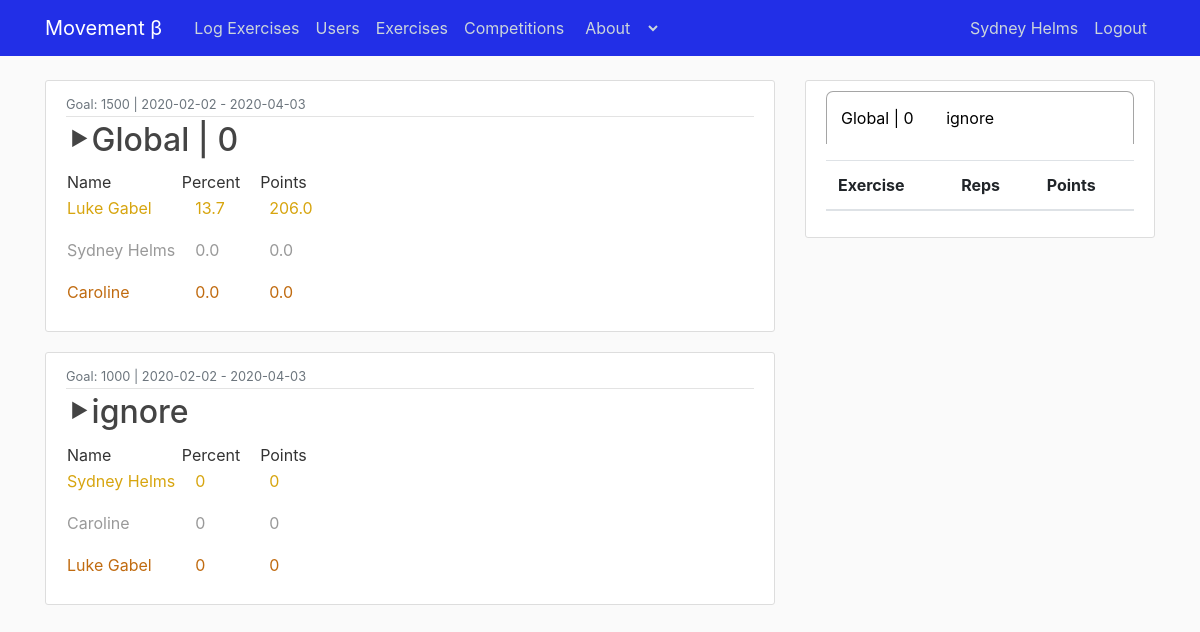
Page / (signed in) on the earlier database version.
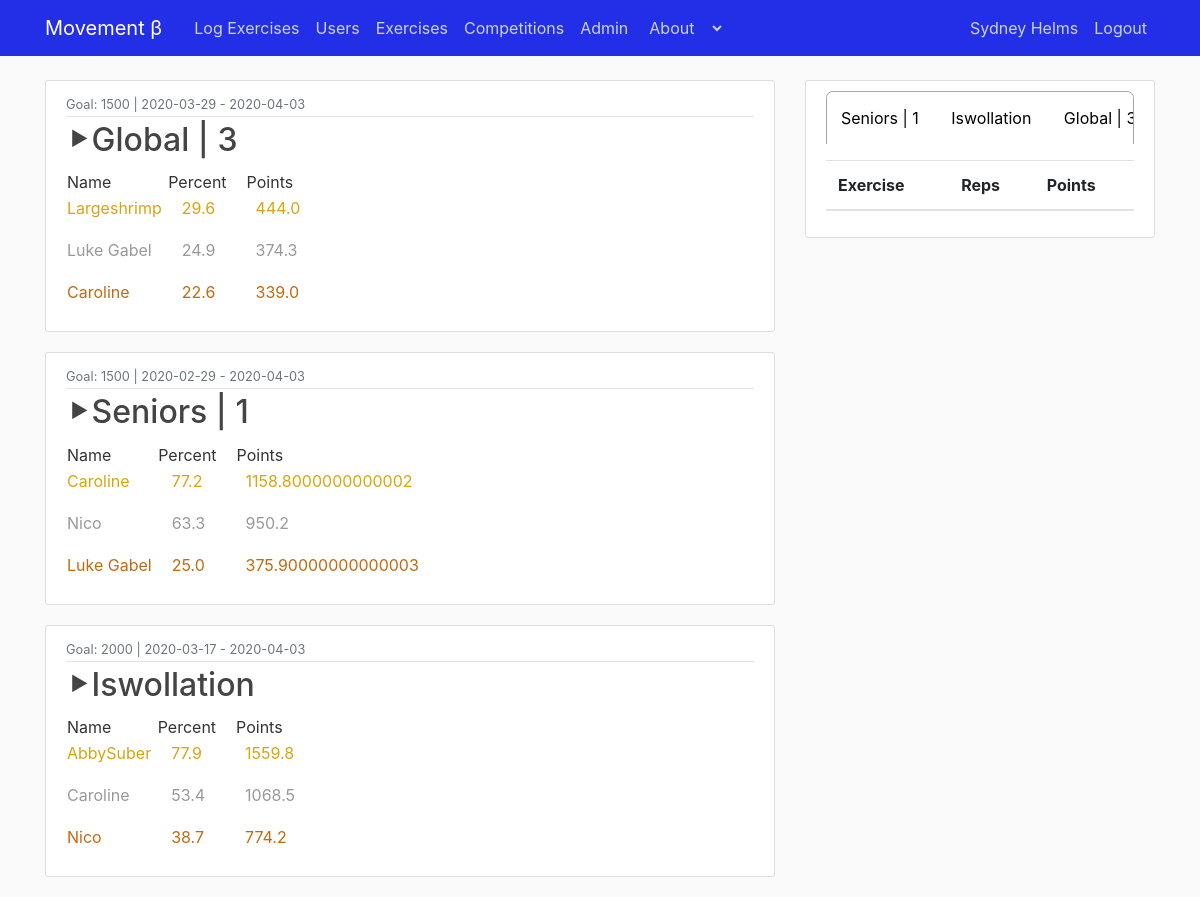
Same page on the later database version.
### flaskSwoll.py (models this page shows, shortened)
class User(db.Model, UserMixin):
    id = db.Column(db.Integer, primary_key=True)
    username = db.Column(db.String(), unique=True, nullable=False)
    email = db.Column(db.String(), unique=True, nullable=False)
    password = db.Column(db.String(), nullable=False)
    color = db.Column(db.String(), nullable=False)
    phonenumber = db.Column(db.String(), nullable=False)
    pts = db.Column(db.Float, nullable=False, default=0)
    exes = db.Column(db.String(), nullable=False)
    currentView = db.Column(db.String(), nullable=False, default='')
    comps = db.Column(db.String(), nullable=False)
    admin = db.Column(db.Boolean, default=0)
    dark = db.Column(db.Boolean, default=0)

class Comp(db.Model):
    id = db.Column(db.Integer, primary_key=True)
    name = db.Column(db.String(), nullable=False)
    goal = db.Column(db.Integer, nullable=False)
    datePosted = db.Column(db.String(), nullable=False)
    autoRenew = db.Column(db.Boolean, default=0, nullable=False)
    exes = db.Column(db.String(), nullable=False)
    members = db.Column(db.String(), nullable=False)
    content = db.Column(db.String(), nullable=False)
    creator = db.Column(db.Integer, nullable=False)
    code = db.Column(db.String(), nullable=False)

### flaskSwoll.py (the view)
@app.route('/')
def home():
    global comps,users,exes,compName, current_user
    if(current_user.is_authenticated==False):
        return redirect(url_for('login'))
    try:
        len(request.args.get('type'))
        if(request.args.get('type')!="None"):
            tempName = str(request.args.get('type'))
            if("|" in tempName):
                tempName=tempName.split("|")[0]+" | "+tempName.split("|")[1]
            current_user.currentView = tempName
            db.session.commit()
    except:
        pass
    db.session.commit()
    try:
        return render_template("home.html", comps=compsForHome(), title='Movement', exes=exes, users=User.query.all(), date=str(datetime.utcnow())[0:str(datetime.utcnow()).index(' ')], exesU=showUserExes(), userComps=getUserComps(),compN=request.args.get('compN'))
    except:
        return render_template("home.html", comps=compsForHome(), title='Movement', exes=exes, users=User.query.all(), date=str(datetime.utcnow())[0:str(datetime.utcnow()).index(' ')])#, exesU=showUserExes(current_user.currentView), userComps=json.loads(current_user.comps))

### flaskSwoll.py (called while the page is built)
@login_manager.user_loader
def load_user(user_id):
    return User.query.get(int(user_id))

def showUserExes():
    global exes
    if(current_user.is_authenticated):
        temp = []
        try:
            c = Comp.query.filter_by(name=current_user.currentView).first()
            for u in json.loads(c.content):
                if(u['name']==current_user.username):
                    for e in u['exes']:
                        if(u['exes'][e][0]>0):
                            temp.append([e,  float(int(u['exes'][e][0]*10)/10)  ,  float(int(u['exes'][e][1]*10)/10)  ])
                    return sorted(temp,key=lambda l:l[2], reverse=True)
        except:
            return []
    else:
        return []

def compsForHome():
    t = []
    for c in Comp.query.all():
        cT = json.loads(c.content)
        cT.sort(key=lambda i:i['pts'], reverse=True)
        t.append({
            'name':c.name,
            'members':json.loads(c.members),
            'datePosted':c.datePosted,
            'goal':c.goal,
            'content':cT,
            'code':c.code
        })
    return sorted(t,key=lambda l:len(l['members']), reverse=True)

def getUserComps():
    cS = json.loads(current_user.comps)
    t = []
    for c in cS:
        t.append(Comp.query.get(c).name)
    return t

### templates/home.html (shortened to what this page needs)
{% extends "layout.html" %}
{% block content %}
    {% for c in comps %}
        {% if current_user.id in c.members  %}
            {% if c.name != compN %}
                <article class="media content-section">
                    <div class="media-body">
                        <div class="article-metadata">
                        <small class="text-muted">Goal: {{ c.goal }}&nbsp|&nbsp{{ c.datePosted }} - {{ date }}</small>
                        </div>
                        <h2><a class="article-title" href="{{url_for('home',compN= c.name )}}">⯈{{ c.name.replace("_"," ") }}</a></h2>
                        <table>
                            <th>
                                <tr>
                                    <td>Name&nbsp</td>
                                    <td>&nbspPercent&nbsp&nbsp</td>
                                    <td>&nbsp&nbspPoints</td>
                                </tr>
                            </th>
                            {% for u in c.content[:3] %}
                                {% if c.content.index(u) == 0 %}
                                    <tr>
                                        <td><p class="article-content" style="color: #d7a50f;">{{ u['name'] }}</p></td>
                                        <td><p class="article-content" style="color: #d7a50f;">&nbsp&nbsp&nbsp&nbsp{{ u['percent'] }}</p></td>
                                        <td><p class="article-content" style="color: #d7a50f;">&nbsp&nbsp&nbsp&nbsp{{ u['pts'] }}</p></td>
                                    </tr>
                                {% elif c.content.index(u) == 1 %}
                                    <tr>
                                        <td><p class="article-content" style="color: #999999;">{{ u['name'] }}</p></td>
                                        <td><p class="article-content" style="color: #999999;">&nbsp&nbsp&nbsp&nbsp{{ u['percent'] }}</p></td>
                                        <td><p class="article-content" style="color: #999999;">&nbsp&nbsp&nbsp&nbsp{{ u['pts'] }}</p></td>
                                    </tr>
                                {% elif c.content.index(u) == 2 %}
                                    <tr>
                                        <td><p class="article-content" style="color: #c06b10;">{{ u['name'] }}</p></td>
                                        <td><p class="article-content" style="color: #c06b10;">&nbsp&nbsp&nbsp&nbsp{{ u['percent'] }}</p></td>
                                        <td><p class="article-content" style="color: #c06b10;">&nbsp&nbsp&nbsp&nbsp{{ u['pts'] }}</p></td>
                                    </tr>
                                {% else %}
                                    <tr>
                                        <td><p class="article-content">{{ u['name'] }}</p></td>
                                        <td><p class="article-content">&nbsp&nbsp&nbsp&nbsp{{ u['percent'] }}</p></td>
                                        <td><p class="article-content">&nbsp&nbsp&nbsp&nbsp{{ u['pts'] }}</p></td>
                                    </tr>
                                {% endif %}
                            {% endfor %}
                        </table>
                    </div>
                </article>
            {% endif %}
        {% endif %}
    {% endfor %}
{% endblock content %}

### templates/layout.html (shortened to what this page needs)
<!DOCTYPE html>
<html>
    <head>
        <link rel="stylesheet" href="https://stackpath.bootstrapcdn.com/bootstrap/4.3.1/css/bootstrap.min.css">
        {% if current_user.is_authenticated %}
            {% if current_user.dark %}
                <link rel="stylesheet" type="text/css" href="{{ url_for('static', filename='mainS dark.css') }}">
            {% else %}
                <link rel="stylesheet" type="text/css" href="{{ url_for('static', filename='mainS.css') }}">
            {% endif %}
        {% else %}
            <link rel="stylesheet" type="text/css" href="{{ url_for('static', filename='mainS.css') }}">
        {% endif %}
    </head>
    <body>
        <header class="site-header">
                <nav class="navbar navbar-expand-md navbar-dark bg-steel fixed-top">
                    <div class="container">
                    <a class="navbar-brand mr-4" href="/">Movement β</a>
                    <div class="collapse navbar-collapse" id="navbarToggle">
                        <div class="navbar-nav mr-auto">
                        <a class="nav-item nav-link" href="{{ url_for('exercises') }}">Log Exercises</a>
                        <a class="nav-item nav-link" href="{{ url_for('usersdata') }}">Users</a>
                        <a class="nav-item nav-link" href="{{ url_for('exerciseData') }}">Exercises</a>
                        <a class="nav-item nav-link" href="{{ url_for('start') }}">Competitions</a>
                        {% if current_user.admin == True %}
                            <a class="nav-item nav-link" href="/admin">Admin</a>
                        {% endif %}
                        <select class="nav-item nav-link upBuff " onchange="location = this.value;">
                            <option value="" disabled selected>About</option>
                        </select>
                        </div>
                        <div class="navbar-nav">
                            {% if current_user.is_authenticated %}
                                <a class="nav-item nav-link" href="/profile">{{ current_user.username }}</a>
                                <a class="nav-item nav-link" href="/logout">Logout</a>
                            {% else %}
                                <a class="nav-item nav-link" href="/login">Login</a>
                                <a class="nav-item nav-link" href="/register">Register</a>
                            {% endif %}
                        </div>
                    </div>
                    </div>
                </nav>
            </header>
        <main role="main" class="container">
            <div class="row">
                <div class="col-md-8">
                {% block content %}{% endblock %}
            </div>
            <div class="col-md-4">
                <div class="content-section" style="overflow: auto">
                    {% if current_user.is_authenticated %}
                        <div class="scrollmenu">
                            {% for c in userComps %}
                                <a href="{{url_for('home',type= c.replace(' ','') )}}">{{ c.replace("_"," ") }}</a>
                            {% endfor %}
                       </div>
                        <p class='text-muted'>
                        <table class='table'>
                        <thead>
                            <tr>
                                <th>Exercise</th>
                                <th>Reps</th>
                                <th>Points</th>
                            </tr>
                        </thead>
                        </table>
                        </p>
                    {% else %}
                        <h3>Log In to View Exercises</h3>
                    {% endif %}
                </div>
            </div>
        </div>
        </main>
    </body>
</html>

### static/mainS.css (style rules this page uses)
body { background: #fafafa; color: #333333; margin-top: 5rem; }
h1, h2, h3, h4, h5, h6 { color: #444444; }
.bg-steel { background-color: #222fe7; }
div.scrollmenu { background-color: #ffffff; overflow: auto; white-space: nowrap; border-top: 1px solid #a5a5a5; border-left: 1px solid #a5a5a5; border-right: 1px solid #a5a5a5; border-top-left-radius: 7px; border-top-right-radius: 7px; }
div.scrollmenu a { display: inline-block; color: black; text-align: center; padding: 14px; text-decoration: none; }
.site-header .navbar-nav .nav-link { color: #cbd5db; }
.content-section { background: #ffffff; padding: 10px 20px; border: 1px solid #dddddd; border-radius: 3px; margin-bottom: 20px; }
.article-title { color: #444444; }
.article-content { white-space: pre-line; }
.article-metadata { padding-bottom: 1px; margin-bottom: 4px; border-bottom: 1px solid #e3e3e3 }
.upBuff { background: #222fe7; border-color: #222fe7; }
th,td { white-space: nowrap; }

Differences in the rows shown:
removed Comp: goal "1500", datePosted "2020-02-02", date "2020-04-03", name.replace "Global | 0", replace "Global | 0", User (name "Luke Gabel", percent "13.7", pts "206.0"), User (name "Sydney Helms", percent "0.0", pts "0.0"), User (name "Caroline", percent "0.0", pts "0.0")
removed Comp: goal "1000", datePosted "2020-02-02", date "2020-04-03", name.replace "ignore", replace "ignore", User (name "Sydney Helms", percent "0", pts "0"), User (name "Caroline", percent "0", pts "0"), User (name "Luke Gabel", percent "0", pts "0")
changed User "Sydney Helms": admin False → True (drawn)
added Comp: goal "1500", datePosted "2020-03-29", date "2020-04-03", name.replace "Global | 3", replace "Global |…", User (name "Luke Gabel", percent "24.9", pts "374.3"), User (name "Caroline", percent "22.6", pts "339.0")
added User: name "Largeshrimp", percent "29.6", pts "444.0", shown under "1500"
added Comp: goal "1500", datePosted "2020-02-29", date "2020-04-03", name.replace "Seniors | 1", replace "Seniors | 1", User (name "Caroline", percent "77.2", pts "1158.8000000000002"), User (name "Luke Gabel", percent "25.0", pts "375.90000000000003")
now on this page (row edited): User: name "Nico", percent "63.3", pts "950.2", percent "38.7", pts "774.2"
added Comp: goal "2000", datePosted "2020-03-17", date "2020-04-03", name.replace "Iswollation", replace "Iswollation", User (name "Caroline", percent "53.4", pts "1068.5")
added User: name "AbbySuber", percent "77.9", pts "1559.8", shown under "2000"
Other differences:
text now shown: "Admin"
